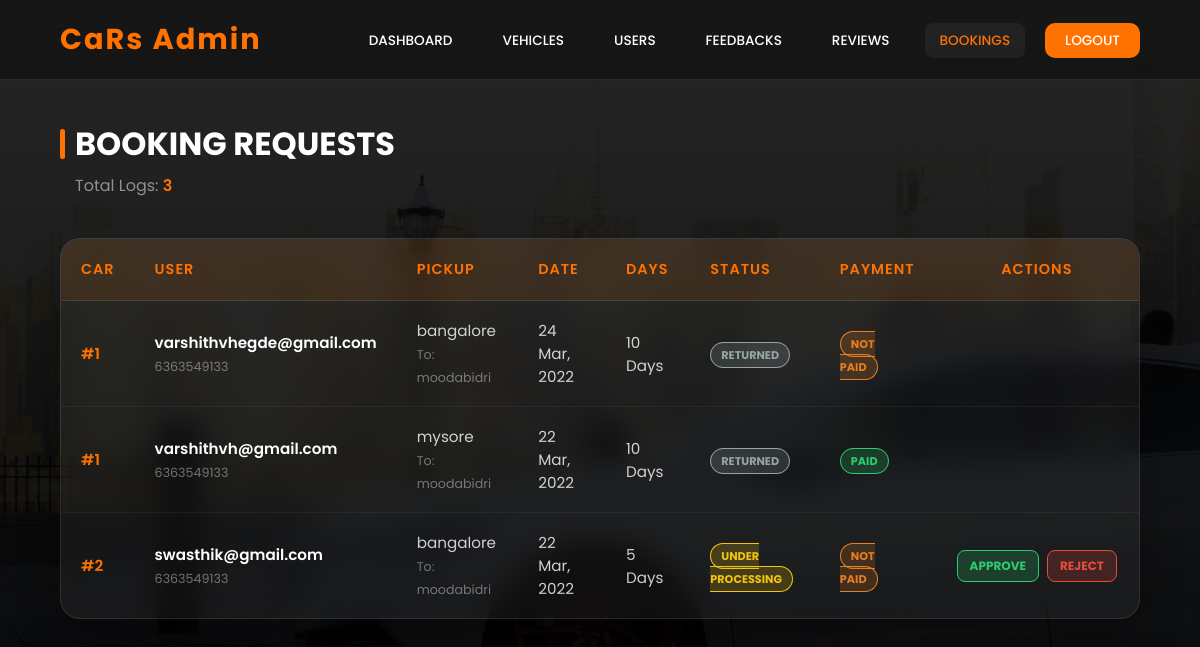
/adminbook.php, run on the app's committed database.
### tables this page shows
CREATE TABLE `booking` (
  `BOOK_ID` int(11) NOT NULL,
  `CAR_ID` int(11) NOT NULL,
  `EMAIL` varchar(255) NOT NULL,
  `BOOK_PLACE` varchar(255) NOT NULL,
  `BOOK_DATE` date NOT NULL,
  `DURATION` int(11) NOT NULL,
  `PHONE_NUMBER` bigint(20) NOT NULL,
  `DESTINATION` varchar(255) NOT NULL,
  `RETURN_DATE` date NOT NULL,
  `PRICE` int(11) NOT NULL,
  `BOOK_STATUS` varchar(255) NOT NULL DEFAULT 'UNDER PROCESSING',
  `DRIVER_ID` int(11) DEFAULT NULL
);

CREATE TABLE `payment` (
  `PAY_ID` int(11) NOT NULL,
  `BOOK_ID` int(11) NOT NULL,
  `CARD_NO` varchar(255) NOT NULL,
  `EXP_DATE` varchar(255) NOT NULL,
  `CVV` int(11) NOT NULL,
  `PRICE` int(11) NOT NULL
);

### adminbook.php (the view, shortened to what this page needs)
<!DOCTYPE html>
<html lang="en">
<head>
    <link rel="stylesheet" href="css/admindash.css">
</head>
<body>
    <?php
    require_once('connection.php');
    $query = "SELECT booking.*, payment.PAY_ID FROM booking LEFT JOIN payment ON booking.BOOK_ID = payment.BOOK_ID ORDER BY booking.BOOK_ID DESC";
    $queryy = mysqli_query($con, $query);
    $num = mysqli_num_rows($queryy);
    ?>
    <header class="navbar">
        <div class="logo-container">
            <h2 class="logo">CaRs Admin</h2>
        </div>
        <nav>
            <ul class="nav-links">
                <li><a href="admindash.php">DASHBOARD</a></li>
                <li><a href="adminvehicle.php">VEHICLES</a></li>
                <li><a href="adminusers.php">USERS</a></li>
                <li><a href="adminfeedbacks.php">FEEDBACKS</a></li>
                <li><a href="adminreviews.php">REVIEWS</a></li>
                <li><a href="adminbook.php" class="active">BOOKINGS</a></li>
                <li><a href="index.php" class="logout-btn">LOGOUT</a></li>
            </ul>
        </nav>
    </header>
    <main class="container">
        <div class="section-header">
            <div>
                <h1 class="section-title">BOOKING REQUESTS</h1>
                <p style="color: rgba(255,255,255,0.5); padding-left: 15px; margin-top: 5px;">Total Logs: <span
                        style="color: var(--primary); font-weight: 600;"><?php echo $num; ?></span></p>
            </div>
        </div>
        <div class="table-container" style="overflow-x: auto;">
            <table class="content-table">
                <thead>
                    <tr>
                        <th>CAR</th>
                        <th>USER</th>
                        <th>PICKUP</th>
                        <th>DATE</th>
                        <th>DAYS</th>
                        <th>STATUS</th>
                        <th>PAYMENT</th>
                        <th style="text-align: center;">ACTIONS</th>
                    </tr>
                </thead>
                <tbody>
                    <?php
                    while ($res = mysqli_fetch_array($queryy)) {
                        $status = strtoupper($res['BOOK_STATUS']);
                        $statusClass = 'status-pending';
                        if ($status == 'RETURNED')
                            $statusClass = 'status-returned';
                        ?>
                        <tr>
                            <td style="color: var(--primary); font-weight: 600;">#<?php echo $res['CAR_ID']; ?></td>
                            <td>
                                <span
                                    style="display: block; font-weight: 600; color: #fff;"><?php echo $res['EMAIL']; ?></span>
                                <small style="color: rgba(255,255,255,0.4);"><?php echo $res['PHONE_NUMBER']; ?></small>
                            </td>
                            <td>
                                <span style="display: block;"><?php echo $res['BOOK_PLACE']; ?></span>
                                <small style="color: rgba(255,255,255,0.4);">To: <?php echo $res['DESTINATION']; ?></small>
                            </td>
                            <td><?php echo date('d M, Y', strtotime($res['BOOK_DATE'])); ?></td>
                            <td><?php echo $res['DURATION']; ?> Days</td>
                            <td><span class="status-badge <?php echo $statusClass; ?>"><?php echo $status; ?></span></td>
                            <td>
                                <?php if ($res['PAY_ID']): ?>
                                    <span class="status-badge status-paid">PAID</span>
                                <?php else: ?>
                                    <span class="status-badge status-unpaid">NOT PAID</span>
                                <?php endif; ?>
                            </td>
                            <td style="text-align: center; white-space: nowrap;">
                                <?php if ($status == 'PENDING' || $status == 'UNDER PROCESSING'): ?>
                                    <a href="approve.php?id=<?php echo $res['BOOK_ID'] ?>"
                                        class="action-btn btn-approve">APPROVE</a>
                                    <a href="rejectbooking.php?id=<?php echo $res['BOOK_ID'] ?>"
                                        class="action-btn btn-reject">REJECT</a>
                                <?php endif; ?>
                            </td>
                        </tr>
                    <?php } ?>
                </tbody>
            </table>
        </div>
    </main>
</body>
</html>

### css/admindash.css (style rules this page uses)
:root { --primary: #ff7200; --primary-hover: #e66700; --bg-dark: #121212; --text-light: #ffffff; --glass-bg: rgba(255, 255, 255, 0.05); --glass-border: rgba(255, 255, 255, 0.1); --glass-blur: blur(15px); --transition: all 0.3s cubic-bezier(0.4, 0, 0.2, 1); }
* { margin: 0; padding: 0; box-sizing: border-box; font-family: 'Poppins', sans-serif; }
body { background: linear-gradient(rgba(0, 0, 0, 0.85), rgba(0, 0, 0, 0.95)), url("../images/carbg2.jpg"); background-position: center; background-size: cover; background-attachment: fixed; color: var(--text-light); min-height: 100vh; }
.navbar { width: 100%; height: 80px; padding: 0 5%; display: flex; justify-content: space-between; align-items: center; position: fixed; top: 0; z-index: 1000; background: rgba(0, 0, 0, 0.4); backdrop-filter: var(--glass-blur); border-bottom: 1px solid var(--glass-border); }
.logo-container .logo { color: var(--primary); font-size: 1.8rem; font-weight: 700; letter-spacing: 2px; }
.nav-links { display: flex; align-items: center; list-style: none; gap: 20px; }
.nav-links li a { text-decoration: none; color: var(--text-light); font-size: 0.85rem; font-weight: 500; padding: 8px 15px; border-radius: 8px; transition: var(--transition); }
.nav-links li a:hover, .nav-links li a.active { background: var(--glass-bg); color: var(--primary); }
.logout-btn { background: var(--primary); color: #fff !important; padding: 8px 20px !important; border-radius: 10px !important; }
.container { padding: 120px 5% 50px; }
.section-header { display: flex; justify-content: space-between; align-items: center; margin-bottom: 40px; }
.section-title { font-size: 2rem; font-weight: 700; color: #fff; position: relative; padding-left: 15px; }
.section-title::before { content: ''; position: absolute; left: 0; top: 50%; transform: translateY(-50%); width: 5px; height: 30px; background: var(--primary); border-radius: 10px; }
.table-container { background: var(--glass-bg); backdrop-filter: var(--glass-blur); border: 1px solid var(--glass-border); border-radius: 20px; overflow: hidden; box-shadow: 0 20px 40px rgba(0, 0, 0, 0.3); }
.content-table { width: 100%; border-collapse: collapse; text-align: left; }
.content-table thead tr { background: rgba(255, 114, 0, 0.1); border-bottom: 1px solid var(--glass-border); }
.content-table th { padding: 20px; font-size: 0.9rem; font-weight: 600; color: var(--primary); text-transform: uppercase; letter-spacing: 1px; }
.content-table td { padding: 18px 20px; font-size: 0.95rem; color: rgba(255, 255, 255, 0.8); border-bottom: 1px solid rgba(255, 255, 255, 0.05); }
.content-table tbody tr:last-child td { border-bottom: none; }
.action-btn { display: inline-flex; align-items: center; justify-content: center; gap: 12px; padding: 20px; background: linear-gradient(135deg, rgba(255, 255, 255, 0.05), rgba(255, 255, 255, 0.02)); border: 1px solid var(--glass-border); border-radius: 18px; color: #fff; text-decoration: none; font-weight: 600; font-size: 1rem; transition: all 0.3s ease; }

### adminbook.php (style rules this page uses)
.action-btn { padding: 6px 12px; border-radius: 8px; text-decoration: none; font-size: 0.75rem; font-weight: 700; transition: all 0.3s ease; display: inline-block; margin: 2px; text-transform: uppercase; }
.btn-approve { background: rgba(46, 204, 113, 0.2); color: #2ecc71; border: 1px solid #2ecc71; }
.btn-reject { background: rgba(231, 76, 60, 0.2); color: #e74c3c; border: 1px solid #e74c3c; }
.status-badge { padding: 4px 10px; border-radius: 50px; font-size: 0.7rem; font-weight: 700; }
.status-pending { background: rgba(241, 196, 15, 0.2); color: #f1c40f; border: 1px solid #f1c40f; }
.status-returned { background: rgba(149, 165, 166, 0.2); color: #95a5a6; border: 1px solid #95a5a6; }
.status-paid { background: rgba(46, 204, 113, 0.2); color: #2ecc71; border: 1px solid #2ecc71; }
.status-unpaid { background: rgba(230, 126, 34, 0.2); color: #e67e22; border: 1px solid #e67e22; }

### data on the page
booking: CAR_ID "1", EMAIL "varshithvhegde@gmail.com", PHONE_NUMBER "6363549133", BOOK_PLACE "bangalore", DESTINATION "moodabidri", BOOK_DATE "24 Mar, 2022", DURATION "10", BOOK_STATUS "RETURNED", shows "NOT PAID"
payment: BOOK_ID.CAR_ID "1", BOOK_ID.EMAIL "varshithvh@gmail.com", BOOK_ID.PHONE_NUMBER "6363549133", BOOK_ID.BOOK_PLACE "mysore", BOOK_ID.DESTINATION "moodabidri", BOOK_ID.BOOK_DATE "22 Mar, 2022", BOOK_ID.DURATION "10", BOOK_ID.BOOK_STATUS "RETURNED", shows "PAID"
booking: CAR_ID "2", EMAIL "swasthik@gmail.com", PHONE_NUMBER "6363549133", BOOK_PLACE "bangalore", DESTINATION "moodabidri", BOOK_DATE "22 Mar, 2022", DURATION "5", BOOK_STATUS "UNDER PROCESSING", shows "NOT PAID"

### other printed values
$num "3"
